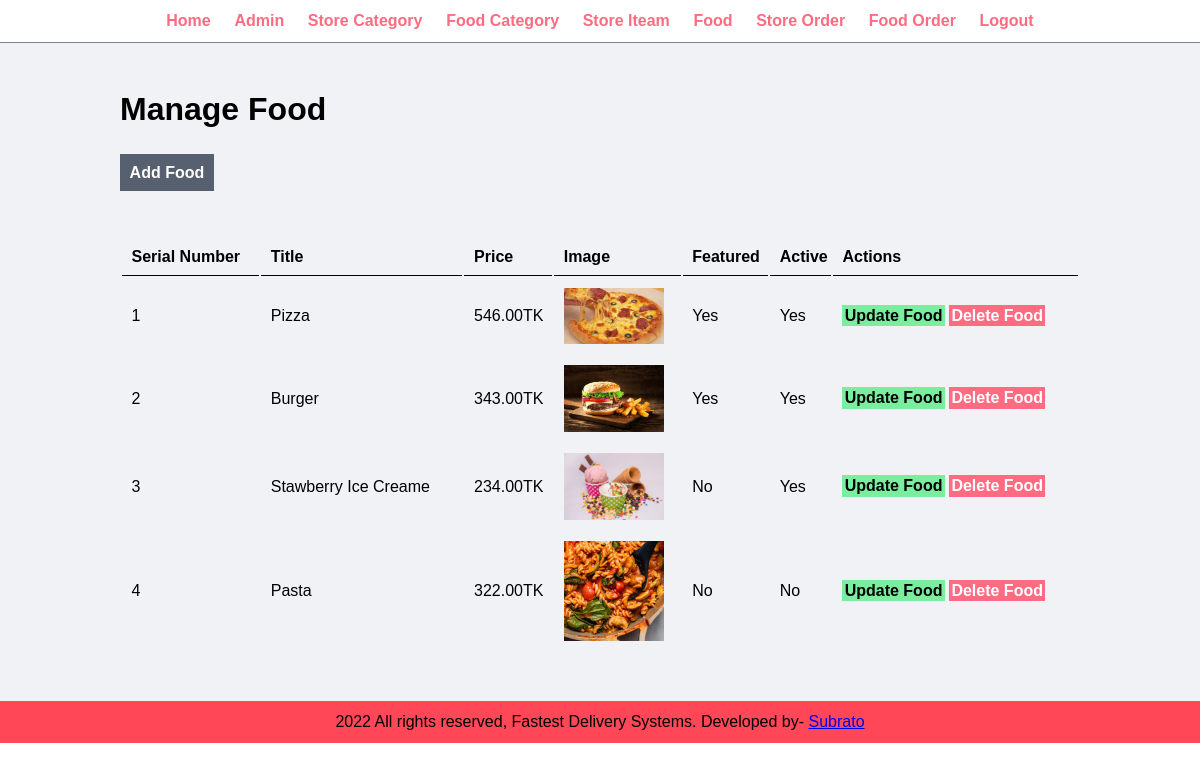
The page /admin/manage-food.php (signed in) on the database its author committed.
### tables this page shows
CREATE TABLE `tbl_food` (
  `id` int(10) UNSIGNED NOT NULL,
  `title` varchar(100) NOT NULL,
  `description` text NOT NULL,
  `price` decimal(10,2) NOT NULL,
  `image_name` varchar(255) NOT NULL,
  `category_id` int(10) UNSIGNED NOT NULL,
  `featured` varchar(10) NOT NULL,
  `active` varchar(10) NOT NULL
);

### admin/manage-food.php (the view, shortened to what this page needs)
<?php include ('partials/menu.php'); ?>
    <div class="main-content">
        <div class="wrapper">
            <h1>Manage Food</h1>
            <br>
            <a href="<?php echo SITEURL; ?>admin/add-food.php" class="btn-add">Add Food</a>
            <br></br> <br>
        <br>
            <table class="tbl-full">
                <tr>
                    <th>Serial Number</th>
                    <th>Title</th>
                    <th>Price</th>
                    <th>Image</th>
                    <th>Featured</th>
                    <th>Active</th>
                    <th>Actions</th>
                </tr>
                <?php
                $sql = "SELECT * FROM tbl_food";
                $res = mysqli_query($conn,$sql);
                $count = mysqli_num_rows($res);
                $sn=1;
                if($count>0)
                {
                    while($row=mysqli_fetch_assoc($res))
                    {
                        $id = $row['id'];
                        $title = $row['title'];
                        $price = $row['price'];
                        $image_name = $row['image_name'];
                        $featured = $row['featured'];
                        $active = $row['active'];
                        ?>
                        <tr>
                            <td><?php echo $sn++; ?></td>
                            <td><?php echo $title; ?></td>
                            <td><?php echo $price; ?>TK</td>
                            <td>
                                <?php
                                if($image_name=="")
                                {
                                    echo "<div class='error'>Image not Added.</div>";
                                }
                                else
                                {
                                    ?>
                                    <img src="<?php echo SITEURL; ?>images/food/<?php echo $image_name; ?>"width="100px">
                                    <?php
                                }
                                ?>
                            </td>
                            <td><?php echo $featured; ?></td>
                            <td><?php echo $active; ?></td>
                            <td>
                            <a href="<?php echo SITEURL; ?>admin/update-food.php?id=<?php echo $id; ?>&image_name=<?php echo $image_name; ?>" class="btn-secondary"> Update Food</a>
                            <a href="<?php echo SITEURL; ?>admin/delete-food.php?id=<?php echo $id; ?>&image_name=<?php echo $image_name; ?>" class="btn-danger"> Delete Food</a>
                            </td>
                        </tr>
                        <?php
                    }
                }
                else
                {
                    echo" <tr><td colspan='7' class='error'>Food not Added Yet.</td></tr>";
                }
                ?>
            </table>
        </div>
    </div>
    <?php include('partials/footer.php'); ?>

### css/admin.css (style rules this page uses)
* { margin: 0; padding: 0; font-family: Arial, Helvetica, sans-serif; }
.wrapper { padding: 1%; width: 80%; margin:0 auto; }
.tbl-full { width: 100%; }
table tr th { border-bottom: 1px solid black; padding: 1%; text-align: left; }
table tr td { padding: 1%; }
.btn-add { background-color: #57606f; padding: 1%; color: white; text-decoration: none; font-weight: bold; }
.btn-secondary { background-color:#7bed9f; padding: 1%; color: black; text-decoration: none; font-weight: bold; }
.btn-danger { background-color:#ff6b81; padding: 1%; color: white; text-decoration: none; font-weight: bold; }
.main-content { background-color: #f1f2f6; padding: 3% 0%; }

### rows shown on the page
tbl_food: title "Pizza", price "546.00", image_name (picture), featured "Yes", active "Yes"
tbl_food: title "Burger", price "343.00", image_name (picture), featured "Yes", active "Yes"
tbl_food: title "Stawberry Ice Creame", price "234.00", image_name (picture), featured "No", active "Yes"
tbl_food: title "Pasta", price "322.00", image_name (picture), featured "No", active "No"
